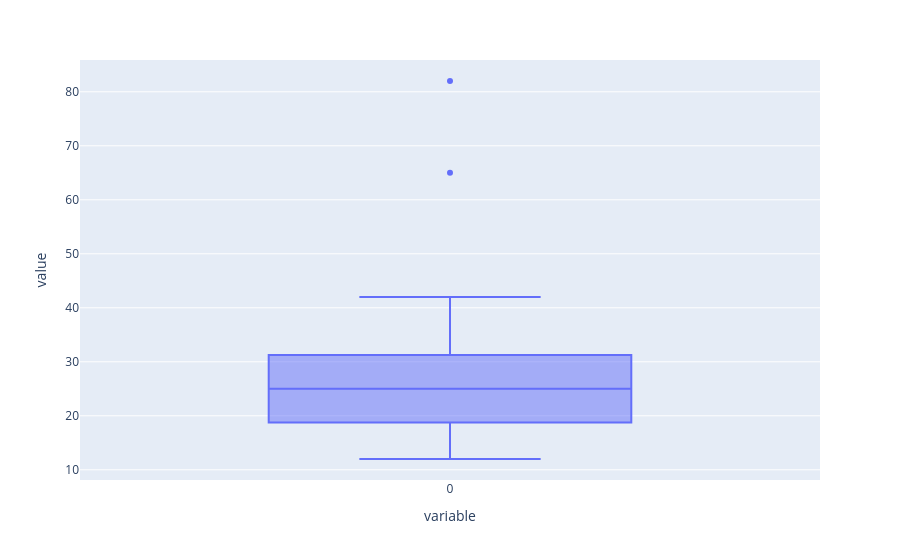

This figure's notebook cell:
### Code cell
pd.options.plotting.backend = "plotly"
fig = x1.plot(kind = "box")
fig.show()

### Figure 1 — Plotly figure (JSON) as saved in the notebook; plotly's stock layout.template omitted (floating-point values rounded to 4 significant figures)
{"data": [{"alignmentgroup": "True", "hovertemplate": "variable=%{x}<br>value=%{y}<extra></extra>", "legendgroup": "", "marker": {"color": "#636efa"}, "name": "", "notched": false, "offsetgroup": "", "orientation": "v", "showlegend": false, "type": "box", "x": ["0", "0", "0", "0", "0", "0", "0", "0", "0", "0", "0", "0", "0", "0", "0", "0", "0", "0", "0", "0", "0", "0", "0", "0", "0"], "x0": " ", "xaxis": "x", "y": [12, 14, 15, 15, 16, 18, 19, 20, 21, 22, 22, 23, 25, 25, 26, 28, 29, 30, 31, 32, 35, 38, 42, 65, 82], "y0": " ", "yaxis": "y"}], "layout": {"boxmode": "group", "legend": {"tracegroupgap": 0}, "margin": {"t": 60}, "xaxis": {"anchor": "y", "domain": [0, 1], "title": {"text": "variable"}}, "yaxis": {"anchor": "x", "domain": [0, 1], "title": {"text": "value"}}}}
